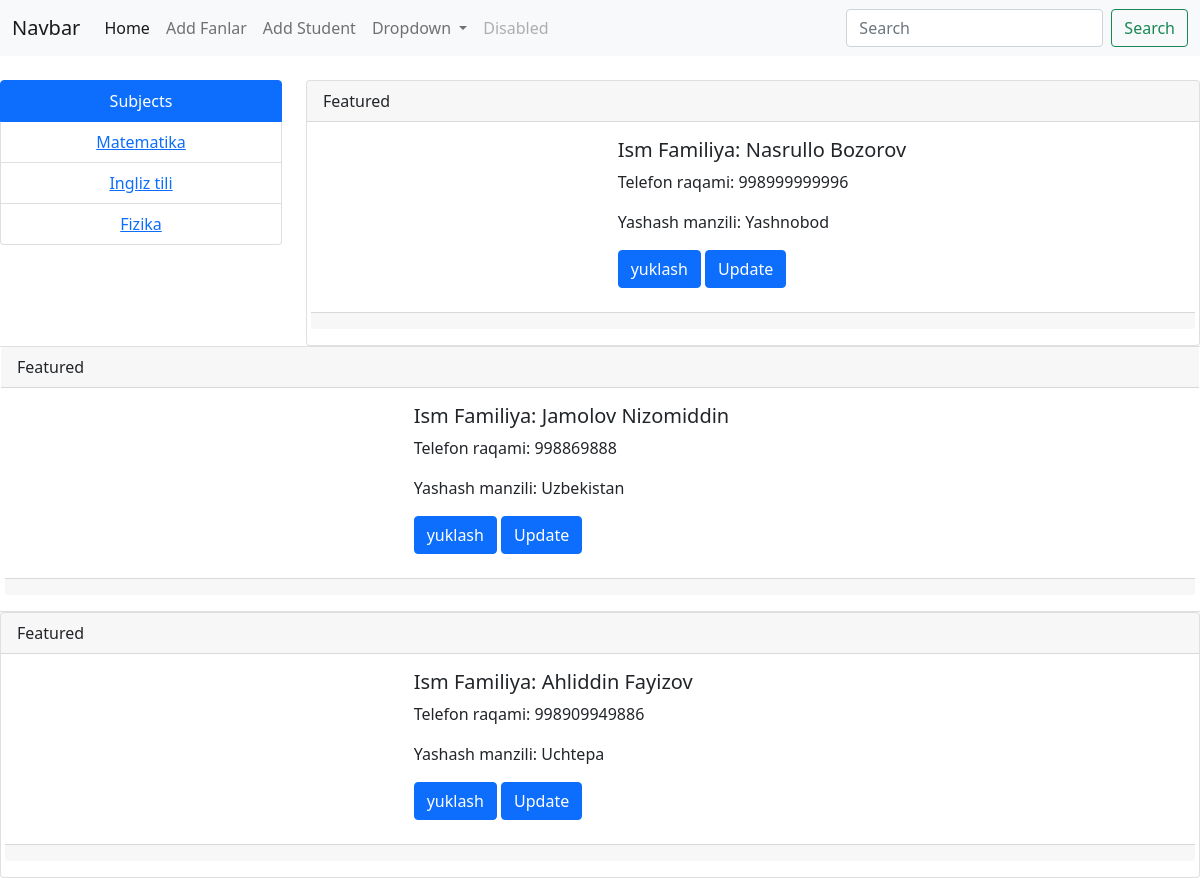
Before: / with the older database file.
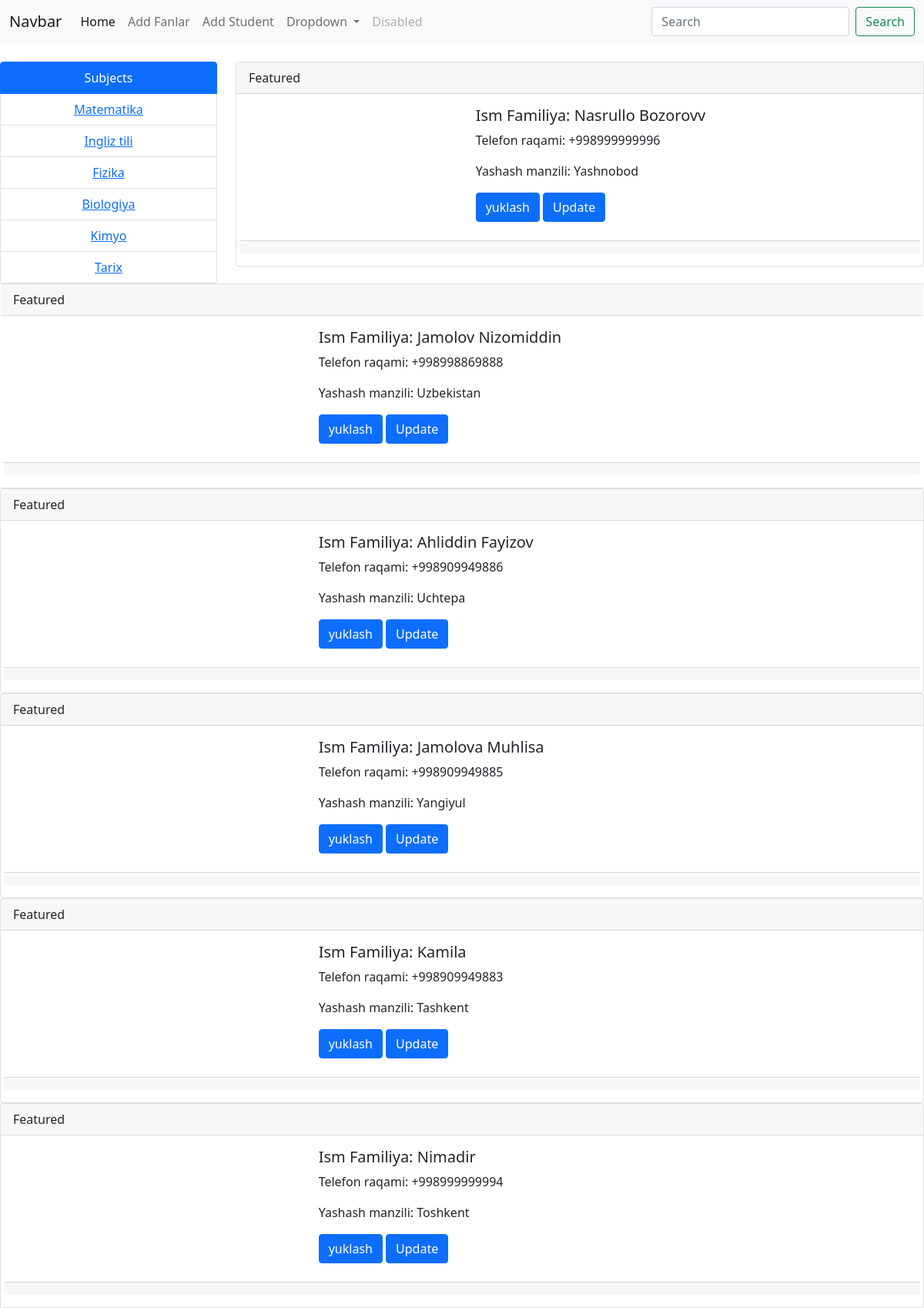
After: the same page with the newer database file.
### configapp/models.py (models this page shows, shortened)
class Fanlar(models.Model):
    title = models.CharField(max_length=150)
    def __str__(self):
        return self.title

class Student(models.Model):
    fullname = models.CharField(max_length=150)
    phone = models.TextField()
    location = models.TextField(max_length=150)
    fan = models.ForeignKey(Fanlar,on_delete=models.CASCADE)

### configapp/views.py (the view)
# urls.py: path('',index,name='home')
def index(request):
    students = Student.objects.all()
    fanlar = Fanlar.objects.all()
    context = {
        "fanlar": fanlar,
        "students": students,
    }
    return render(request, 'index.html', context=context)

### configapp/templates/index.html (shortened to what this page needs)
<!DOCTYPE html>
<html lang="en">
<head>
</head>
<link href="https://cdn.jsdelivr.net/npm/bootstrap@5.0.2/dist/css/bootstrap.min.css" rel="stylesheet">
<body>
<nav class="navbar navbar-expand-lg navbar-light bg-light">
  <div class="container-fluid">
    <a class="navbar-brand" href="#">Navbar</a>
    <div class="collapse navbar-collapse" id="navbarSupportedContent">
      <ul class="navbar-nav me-auto mb-2 mb-lg-0">
        <li class="nav-item">
          <a class="nav-link active" aria-current="page" href="{% url 'home' %}">Home</a>
        </li>
        <li class="nav-item">
          <a class="nav-link" href="{% url 'add_fanlar' %}">Add Fanlar</a>
        </li>
        <li class="nav-item">
          <a class="nav-link" href="{% url 'add_student' %}">Add Student</a>
        </li>
        <li class="nav-item dropdown">
          <a class="nav-link dropdown-toggle" href="#" id="navbarDropdown" role="button" data-bs-toggle="dropdown" aria-expanded="false">
            Dropdown
          </a>
        </li>
        <li class="nav-item">
          <a class="nav-link disabled" href="#" tabindex="-1" aria-disabled="true">Disabled</a>
        </li>
      </ul>
      <form class="d-flex">
        <input class="form-control me-2" type="search" placeholder="Search" aria-label="Search">
        <button class="btn btn-outline-success" type="submit">Search</button>
      </form>
    </div>
  </div>
</nav>
<div class="row">
  <div class="col-3 mt-4 text-center"><ul class="list-group ">
  <li class="list-group-item active" aria-current="true">Subjects</li>
    {% for item in fanlar %}
    <li class="list-group-item" ><a href="{% url 'get_fanlar' item.pk%}">{{item.title}}</a></li>
    {% endfor %}
</ul>
  </div>
  <div class="col-9 mt-4">
    {% for item in students %}
    <div class="card  ">
  <div class="card-header">
    Featured
  </div>
  <div class="card-body">
    <div class="row">
      <div class="col-4">
      </div>
      <div class="col-8"><h5 class="card-title">Ism Familiya: {{item.fullname}}</h5>
    <p class="card-text">Telefon raqami: {{item.phone}}</p>
    <p class="card-text">Yashash manzili: {{item.location}}</p>
        <a href="{% url 'generate_pdf' item.id %}" class="btn btn-primary mb-4">yuklash</a>
        <a href="{% url 'update_student' item.id %}" class="btn btn-primary mb-4">Update</a>
  </div>
  <div class="card-footer text-muted">
  </div>
    </div>
    </div>
</div></div>
    {% endfor %}
</body>
</html>

Changed rows visible on the page:
added Fanlar: title "Biologiya"
added Fanlar: title "Kimyo"
added Fanlar: title "Tarix"
changed Student "Yashnobod": fullname "Nasrullo Bozorov" → "Nasrullo Bozorovv"; phone "998999999996" → "+998999999996"
changed Student "Jamolov Nizomiddin": phone "998869888" → "+998998869888"
changed Student "Ahliddin Fayizov": phone "998909949886" → "+998909949886"
added Student: fullname "Jamolova Muhlisa", phone "+998909949885", location "Yangiyul"
added Student: fullname "Kamila", phone "+998909949883", location "Tashkent"
added Student: fullname "Nimadir", phone "+998999999994", location "Toshkent"
